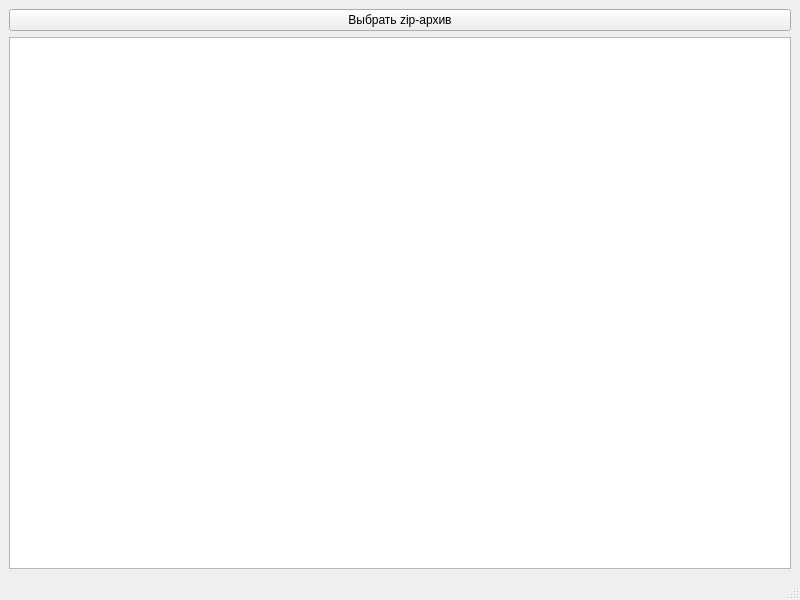
<?xml version="1.0" encoding="UTF-8"?>
<ui version="4.0">
 <class>MainWindow</class>
 <widget class="QMainWindow" name="MainWindow">
  <property name="geometry">
   <rect>
    <x>0</x>
    <y>0</y>
    <width>800</width>
    <height>600</height>
   </rect>
  </property>
  <property name="windowTitle">
   <string>MainWindow</string>
  </property>
  <widget class="QWidget" name="centralwidget">
   <layout class="QVBoxLayout" name="verticalLayout">
    <item>
     <widget class="QPushButton" name="btn_open">
      <property name="text">
       <string>Выбрать zip-архив</string>
      </property>
     </widget>
    </item>
    <item>
     <widget class="QPlainTextEdit" name="text_output">
      <property name="readOnly">
       <bool>true</bool>
      </property>
     </widget>
    </item>
   </layout>
  </widget>
  <widget class="QMenuBar" name="menubar">
   <property name="geometry">
    <rect>
     <x>0</x>
     <y>0</y>
     <width>800</width>
     <height>36</height>
    </rect>
   </property>
  </widget>
  <widget class="QStatusBar" name="statusbar"/>
 </widget>
 <resources/>
 <connections/>
</ui>
